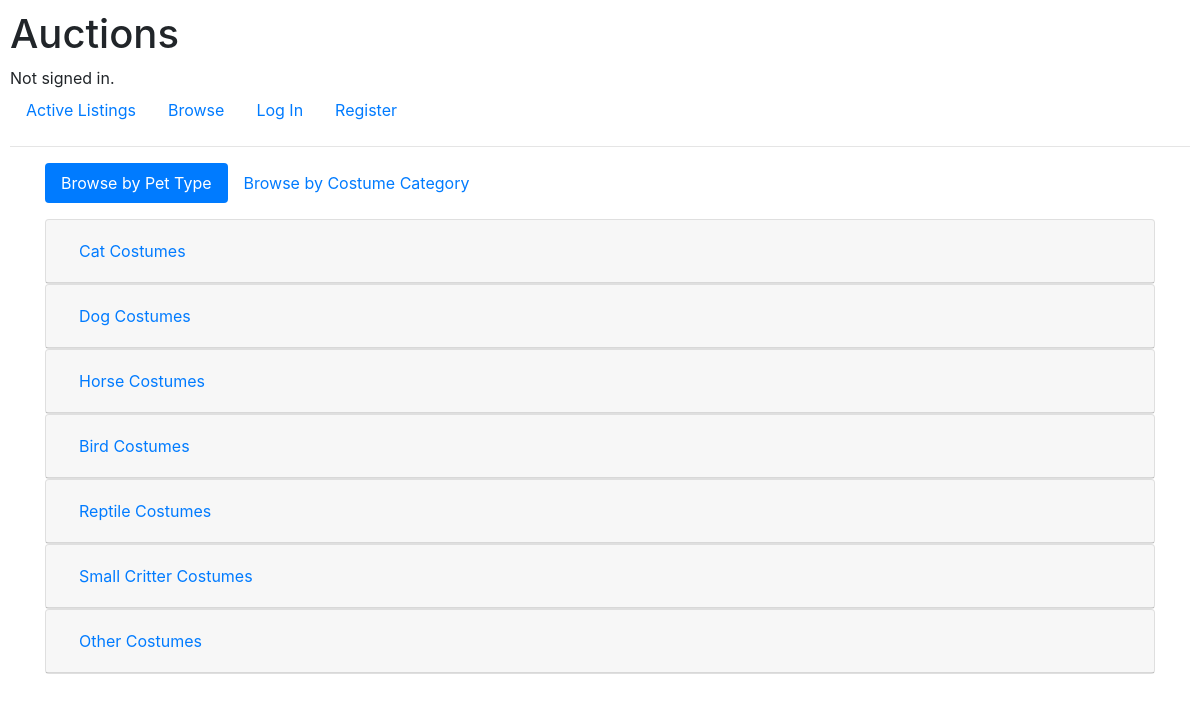
Screenshot of /browse with the database file from the repository.
### auctions/models.py (models this page shows, shortened)
class Pet(models.Model):
    pet_type = models.CharField(max_length=20)
    slug = models.SlugField(max_length=20, blank=True, null=True)

### auctions/views.py (the view)
# urls.py: path("browse", views.browse, name="browse"),
def browse(request):
    pet_types = Pet.objects.all()
    all_pet_listings = []
    for i in range(len(pet_types)):
        pet_type = pet_types[i].pet_type
        listings = pet_types[i].items_by_pet.filter(status='Active')
        pet_dict = {pet_type : listings}
        all_pet_listings.append(pet_dict)
    categories = Category.objects.all()
    categorized_listings = []
    category_slugs = []
    for i in range(len(categories)):
        category_name = categories[i].category
        category = categories[i]
        category_listings = category.items_by_category.filter(status='Active')
        category_dict = {category_name:category_listings}
        categorized_listings.append(category_dict)
    return render(request, "auctions/browse.html", {
        "listings": Listing.objects.filter(status='Active'),
        "pet_listings": all_pet_listings,
        "categorized_listings": categorized_listings
    })

### auctions/templates/auctions/browse.html (shortened to what this page needs)
{% extends "auctions/layout.html" %}
{% block body %}
<div class="container">
    <ul class="nav nav-pills mb-3" id="pills-tab" role="tablist">
        <li class="nav-item" role="presentation">
            <a class="nav-link active" id="pills-pet-type-tab" data-bs-toggle="pill" href="#pills-pet-type" role="tab" aria-controls="pills-pet-type" aria-selected="true">Browse by Pet Type</a>
        </li>
        <li class="nav-item" role="presentation">
                <a class="nav-link" id="pills-category-tab" data-bs-toggle="pill" href="#pills-category" role="tab" aria-controls="pills-category" aria-selected="false">Browse by Costume Category</a>
        </li>
    </ul>
    <div class="tab-content" id="pills-tabContent">
        <div class="tab-pane show active" id="pills-pet-type" role="tabpanel" aria-labelledby="pills-pet-type-tab">
            <div id="accordion">
                {% for pet_dict in pet_listings %}
                <div class="card">
                    <div class="card-header" id="heading{{ forloop.counter }}">
                    <h5 class="mb-0">
                        <button class="btn btn-link" data-toggle="collapse" data-target="#collapse{{ forloop.counter }}" aria-expanded="true" aria-controls="collapse{{ forloop.counter }}">
                            {% for pet_type in pet_dict %}
                                {{ pet_type }} Costumes
                            {% endfor %}
                        </button>
                    </h5>
                    </div>
                </div>
                {% endfor %}
            </div>
        </div>
    </div>
</div>
{% endblock %}

### auctions/static/auctions/styles.css (style rules this page uses)
body { padding: 10px; }

### rows the page displays
Pet: pet_dict "Cat"
Pet: pet_dict "Dog"
Pet: pet_dict "Horse"
Pet: pet_dict "Bird"
Pet: pet_dict "Reptile"
Pet: pet_dict "Small Critter"
Pet: pet_dict "Other"
